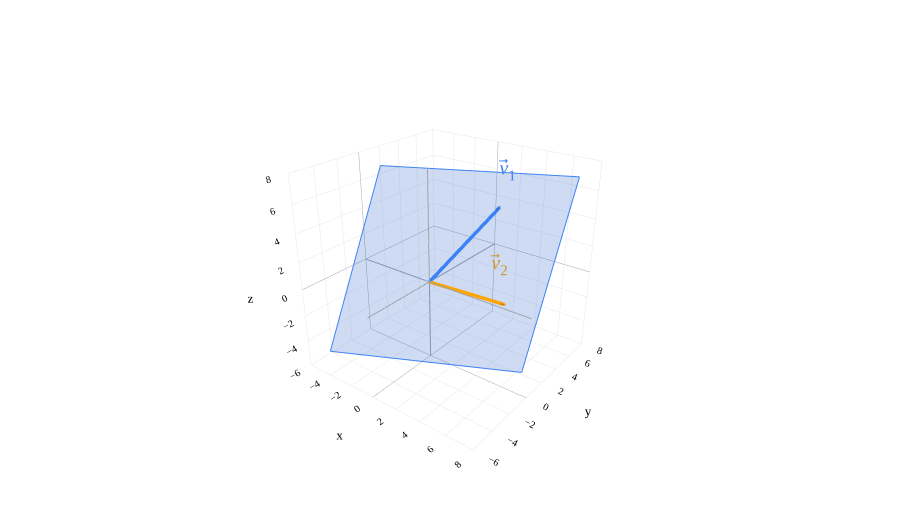

Here is the notebook cell this chart was saved with:
### Markdown cell above
---

## Linear equations for planes

Let's return to the plane from [Chapter 2.4](02-04.ipynb):

$$P=\operatorname{span}(\vec v_1,\vec v_2),\qquad
\vec v_1=\begin{bmatrix}3\\4\\5\end{bmatrix},\qquad
\vec v_2=\begin{bmatrix}5\\2\\-1\end{bmatrix}.$$

The two independent spanning vectors lie in the plane shown below. Drag the figure to view it from different perspectives.

### Code cell
fig=base3()
plane3(fig,(1,-2,1))
vec3(fig,(3,4,5),'<i>v</i>⃗<sub>1</sub>',BLUE)
vec3(fig,(5,2,-1),'<i>v</i>⃗<sub>2</sub>',ORANGE,offset=(-0.8,0.2,0.4))
fig.show()

### Figure 1 — Plotly figure (JSON) as saved in the notebook; plotly's stock layout.template omitted (floating-point values rounded to 4 significant figures)
{"data": [{"hoverinfo": "skip", "line": {"color": "#9ca3af", "dash": "solid", "width": 2}, "mode": "lines", "showlegend": false, "type": "scatter3d", "x": [-6, 8], "y": [0, 0], "z": [0, 0]}, {"hoverinfo": "skip", "line": {"color": "#9ca3af", "dash": "solid", "width": 2}, "mode": "lines", "showlegend": false, "type": "scatter3d", "x": [0, 0], "y": [-6, 8], "z": [0, 0]}, {"hoverinfo": "skip", "line": {"color": "#9ca3af", "dash": "solid", "width": 2}, "mode": "lines", "showlegend": false, "type": "scatter3d", "x": [0, 0], "y": [0, 0], "z": [-6, 8]}, {"colorscale": [[0, "#3d81f6"], [1, "#3d81f6"]], "hoverinfo": "skip", "opacity": 0.24, "showscale": false, "type": "surface", "x": [[-5, 7], [-5, 7]], "y": [[-5, 1], [1, 7]], "z": [[-5, -5], [7, 7]]}, {"hoverinfo": "skip", "line": {"color": "#3d81f6", "dash": "solid", "width": 2}, "mode": "lines", "showlegend": false, "type": "scatter3d", "x": [-5, 7], "y": [-5, 1], "z": [-5, -5]}, {"hoverinfo": "skip", "line": {"color": "#3d81f6", "dash": "solid", "width": 2}, "mode": "lines", "showlegend": false, "type": "scatter3d", "x": [7, 7], "y": [1, 7], "z": [-5, 7]}, {"hoverinfo": "skip", "line": {"color": "#3d81f6", "dash": "solid", "width": 2}, "mode": "lines", "showlegend": false, "type": "scatter3d", "x": [7, -5], "y": [7, 1], "z": [7, 7]}, {"hoverinfo": "skip", "line": {"color": "#3d81f6", "dash": "solid", "width": 2}, "mode": "lines", "showlegend": false, "type": "scatter3d", "x": [-5, -5], "y": [1, -5], "z": [7, -5]}, {"hoverinfo": "skip", "line": {"color": "#3d81f6", "dash": "solid", "width": 7}, "mode": "lines", "showlegend": false, "type": "scatter3d", "x": [0, 2.936], "y": [0, 3.915], "z": [0, 4.894]}, {"anchor": "tip", "colorscale": [[0, "#3d81f6"], [1, "#3d81f6"]], "hoverinfo": "skip", "showscale": false, "sizemode": "absolute", "sizeref": 0.45, "type": "cone", "u": [0.4243], "v": [0.5657], "w": [0.7071], "x": [3], "y": [4], "z": [5]}, {"hoverinfo": "skip", "mode": "text", "text": ["<i>v</i>⃗<sub>1</sub>"], "textfont": {"color": "#3d81f6", "family": "Palatino", "size": 20}, "type": "scatter3d", "x": [3.25], "y": [4.25], "z": [5.35]}, {"hoverinfo": "skip", "line": {"color": "orange", "dash": "solid", "width": 7}, "mode": "lines", "showlegend": false, "type": "scatter3d", "x": [0, 4.863], "y": [0, 1.945], "z": [0, -0.9726]}, {"anchor": "tip", "colorscale": [[0, "orange"], [1, "orange"]], "hoverinfo": "skip", "showscale": false, "sizemode": "absolute", "sizeref": 0.45, "type": "cone", "u": [0.9129], "v": [0.3651], "w": [-0.1826], "x": [5], "y": [2], "z": [-1]}, {"hoverinfo": "skip", "mode": "text", "text": ["<i>v</i>⃗<sub>2</sub>"], "textfont": {"color": "orange", "family": "Palatino", "size": 20}, "type": "scatter3d", "x": [4.2], "y": [2.2], "z": [-0.6]}], "layout": {"autosize": true, "colorway": ["#3d81f6", "orange", "#d81a60"], "font": {"color": "black", "family": "Palatino", "size": 16}, "height": 520, "margin": {"b": 0, "l": 0, "r": 0, "t": 15}, "paper_bgcolor": "white", "plot_bgcolor": "white", "scene": {"aspectmode": "cube", "bgcolor": "white", "camera": {"eye": {"x": 1.6, "y": -2.1, "z": 1.3}}, "xaxis": {"backgroundcolor": "white", "dtick": 2, "gridcolor": "#e5e7eb", "range": [-6, 8], "showbackground": true, "showspikes": false, "tickfont": {"size": 11}, "title": {"font": {"size": 13}, "text": "x"}, "zerolinecolor": "#9ca3af"}, "yaxis": {"backgroundcolor": "white", "dtick": 2, "gridcolor": "#e5e7eb", "range": [-6, 8], "showbackground": true, "showspikes": false, "tickfont": {"size": 11}, "title": {"font": {"size": 13}, "text": "y"}, "zerolinecolor": "#9ca3af"}, "zaxis": {"backgroundcolor": "white", "dtick": 2, "gridcolor": "#e5e7eb", "range": [-6, 8], "showbackground": true, "showspikes": false, "tickfont": {"size": 11}, "title": {"font": {"size": 13}, "text": "z"}, "zerolinecolor": "#9ca3af"}}, "showlegend": false, "xaxis": {"gridcolor": "#e5e7eb", "zerolinecolor": "#9ca3af"}, "yaxis": {"gridcolor": "#e5e7eb", "zerolinecolor": "#9ca3af"}}}
